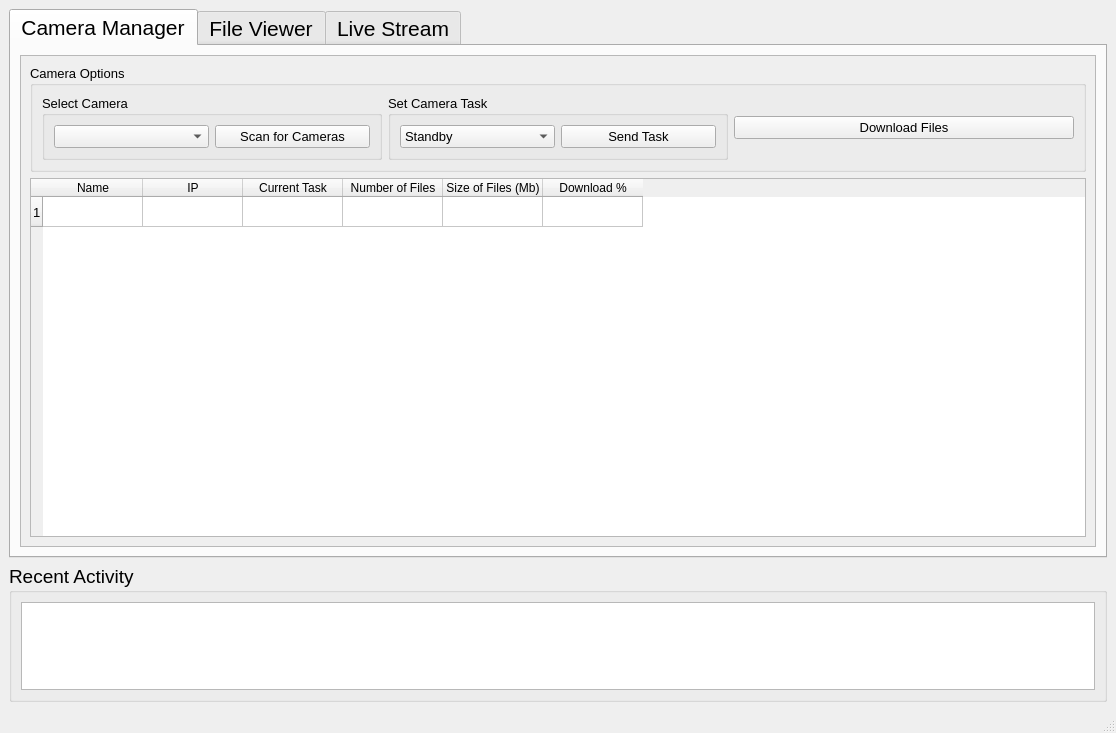
<?xml version="1.0" encoding="UTF-8"?>
<ui version="4.0">
 <class>MainWindow</class>
 <widget class="QMainWindow" name="MainWindow">
  <property name="geometry">
   <rect>
    <x>0</x>
    <y>0</y>
    <width>1116</width>
    <height>733</height>
   </rect>
  </property>
  <property name="windowTitle">
   <string>MainWindow</string>
  </property>
  <widget class="QWidget" name="centralwidget">
   <layout class="QGridLayout" name="gridLayout_2">
    <item row="2" column="0">
     <widget class="QGroupBox" name="groupBox">
      <property name="sizePolicy">
       <sizepolicy hsizetype="Expanding" vsizetype="Expanding">
        <horstretch>0</horstretch>
        <verstretch>0</verstretch>
       </sizepolicy>
      </property>
      <property name="maximumSize">
       <size>
        <width>16777215</width>
        <height>200</height>
       </size>
      </property>
      <property name="font">
       <font>
        <pointsize>14</pointsize>
       </font>
      </property>
      <property name="title">
       <string>Recent Activity</string>
      </property>
      <layout class="QVBoxLayout" name="verticalLayout_3">
       <item>
        <widget class="QTextEdit" name="terminal"/>
       </item>
      </layout>
     </widget>
    </item>
    <item row="1" column="0">
     <widget class="QTabWidget" name="tabWidget">
      <property name="sizePolicy">
       <sizepolicy hsizetype="Expanding" vsizetype="Expanding">
        <horstretch>0</horstretch>
        <verstretch>0</verstretch>
       </sizepolicy>
      </property>
      <property name="font">
       <font>
        <pointsize>16</pointsize>
       </font>
      </property>
      <property name="autoFillBackground">
       <bool>false</bool>
      </property>
      <property name="tabPosition">
       <enum>QTabWidget::North</enum>
      </property>
      <property name="currentIndex">
       <number>0</number>
      </property>
      <property name="iconSize">
       <size>
        <width>25</width>
        <height>25</height>
       </size>
      </property>
      <widget class="QWidget" name="tab_Manager">
       <property name="sizePolicy">
        <sizepolicy hsizetype="Expanding" vsizetype="Expanding">
         <horstretch>0</horstretch>
         <verstretch>0</verstretch>
        </sizepolicy>
       </property>
       <attribute name="title">
        <string>Camera Manager</string>
       </attribute>
       <layout class="QHBoxLayout" name="horizontalLayout_6">
        <item>
         <widget class="QScrollArea" name="camera_tasks_scroll">
          <property name="font">
           <font>
            <pointsize>10</pointsize>
           </font>
          </property>
          <property name="widgetResizable">
           <bool>true</bool>
          </property>
          <widget class="QWidget" name="scrollAreaWidgetContents">
           <property name="geometry">
            <rect>
             <x>0</x>
             <y>0</y>
             <width>1072</width>
             <height>496</height>
            </rect>
           </property>
           <layout class="QVBoxLayout" name="verticalLayout_4">
            <item>
             <layout class="QVBoxLayout" name="vertical_camera_box">
              <item>
               <widget class="QGroupBox" name="groupBox_3">
                <property name="sizePolicy">
                 <sizepolicy hsizetype="Preferred" vsizetype="Minimum">
                  <horstretch>0</horstretch>
                  <verstretch>0</verstretch>
                 </sizepolicy>
                </property>
                <property name="title">
                 <string>Camera Options</string>
                </property>
                <layout class="QHBoxLayout" name="horizontalLayout_7">
                 <item>
                  <widget class="QGroupBox" name="groupBox_4">
                   <property name="title">
                    <string>Select Camera</string>
                   </property>
                   <layout class="QHBoxLayout" name="horizontalLayout_8">
                    <item>
                     <widget class="QComboBox" name="combo_select_camera"/>
                    </item>
                    <item>
                     <widget class="QPushButton" name="pushButton_scan">
                      <property name="text">
                       <string>Scan for Cameras</string>
                      </property>
                     </widget>
                    </item>
                   </layout>
                  </widget>
                 </item>
                 <item>
                  <widget class="QGroupBox" name="groupBox_5">
                   <property name="title">
                    <string>Set Camera Task</string>
                   </property>
                   <layout class="QHBoxLayout" name="horizontalLayout_9">
                    <item>
                     <widget class="QComboBox" name="combo_set_task">
                      <item>
                       <property name="text">
                        <string>Standby</string>
                       </property>
                      </item>
                      <item>
                       <property name="text">
                        <string>Night Watch</string>
                       </property>
                      </item>
                      <item>
                       <property name="text">
                        <string>Motion Detection</string>
                       </property>
                      </item>
                      <item>
                       <property name="text">
                        <string>Timelapse</string>
                       </property>
                      </item>
                      <item>
                       <property name="text">
                        <string>Add Wifi</string>
                       </property>
                      </item>
                     </widget>
                    </item>
                    <item>
                     <widget class="QPushButton" name="button_send_task">
                      <property name="text">
                       <string>Send Task</string>
                      </property>
                     </widget>
                    </item>
                   </layout>
                  </widget>
                 </item>
                 <item>
                  <widget class="QPushButton" name="button_dowload_files">
                   <property name="text">
                    <string>Download Files</string>
                   </property>
                  </widget>
                 </item>
                </layout>
               </widget>
              </item>
             </layout>
            </item>
            <item>
             <widget class="QTableWidget" name="table_cam">
              <row>
               <property name="text">
                <string>1</string>
               </property>
              </row>
              <column>
               <property name="text">
                <string>Name</string>
               </property>
              </column>
              <column>
               <property name="text">
                <string>IP</string>
               </property>
              </column>
              <column>
               <property name="text">
                <string>Current Task</string>
               </property>
              </column>
              <column>
               <property name="text">
                <string>Number of Files</string>
               </property>
              </column>
              <column>
               <property name="text">
                <string>Size of Files (Mb)</string>
               </property>
              </column>
              <column>
               <property name="text">
                <string>Download %</string>
               </property>
              </column>
             </widget>
            </item>
           </layout>
          </widget>
         </widget>
        </item>
       </layout>
      </widget>
      <widget class="QWidget" name="tab_file">
       <attribute name="title">
        <string>File Viewer</string>
       </attribute>
       <layout class="QGridLayout" name="gridLayout">
        <item row="0" column="0">
         <widget class="QTreeView" name="file_viewer">
          <property name="sizePolicy">
           <sizepolicy hsizetype="Preferred" vsizetype="Maximum">
            <horstretch>0</horstretch>
            <verstretch>0</verstretch>
           </sizepolicy>
          </property>
          <property name="maximumSize">
           <size>
            <width>500</width>
            <height>1677721</height>
           </size>
          </property>
         </widget>
        </item>
        <item row="0" column="1" colspan="2">
         <widget class="QGroupBox" name="VideoPlayer">
          <property name="title">
           <string>Video Player</string>
          </property>
          <layout class="QGridLayout" name="gridLayout_4">
           <item row="0" column="0">
            <layout class="QGridLayout" name="gridLayout_3">
             <item row="1" column="1">
              <widget class="QPushButton" name="button_play_pause">
               <property name="text">
                <string>Play</string>
               </property>
              </widget>
             </item>
             <item row="1" column="3">
              <widget class="QSlider" name="horizontalSlider">
               <property name="orientation">
                <enum>Qt::Horizontal</enum>
               </property>
              </widget>
             </item>
             <item row="0" column="0" colspan="4">
              <widget class="QTextEdit" name="main_video_frame"/>
             </item>
             <item row="1" column="2">
              <widget class="QPushButton" name="button_screenshot">
               <property name="text">
                <string>Screenshot</string>
               </property>
              </widget>
             </item>
            </layout>
           </item>
          </layout>
         </widget>
        </item>
       </layout>
      </widget>
      <widget class="QWidget" name="tab_live_stream">
       <attribute name="title">
        <string>Live Stream</string>
       </attribute>
       <layout class="QVBoxLayout" name="verticalLayout_2">
        <item>
         <layout class="QGridLayout" name="gridLayout_5">
          <item row="2" column="1">
           <widget class="QGroupBox" name="groupBox_2">
            <property name="font">
             <font>
              <pointsize>12</pointsize>
             </font>
            </property>
            <property name="title">
             <string>Settings</string>
            </property>
            <layout class="QVBoxLayout" name="verticalLayout">
             <item>
              <widget class="QLabel" name="label_2">
               <property name="sizePolicy">
                <sizepolicy hsizetype="Preferred" vsizetype="Minimum">
                 <horstretch>0</horstretch>
                 <verstretch>0</verstretch>
                </sizepolicy>
               </property>
               <property name="text">
                <string>Brightness:</string>
               </property>
              </widget>
             </item>
             <item>
              <widget class="QFrame" name="birghtness_slider">
               <property name="frameShape">
                <enum>QFrame::StyledPanel</enum>
               </property>
               <property name="frameShadow">
                <enum>QFrame::Raised</enum>
               </property>
               <layout class="QHBoxLayout" name="horizontalLayout">
                <item>
                 <widget class="QLabel" name="label_4">
                  <property name="sizePolicy">
                   <sizepolicy hsizetype="Expanding" vsizetype="Preferred">
                    <horstretch>0</horstretch>
                    <verstretch>0</verstretch>
                   </sizepolicy>
                  </property>
                  <property name="maximumSize">
                   <size>
                    <width>70</width>
                    <height>16777215</height>
                   </size>
                  </property>
                  <property name="text">
                   <string>Min</string>
                  </property>
                 </widget>
                </item>
                <item>
                 <widget class="QSlider" name="slider_exposure">
                  <property name="orientation">
                   <enum>Qt::Horizontal</enum>
                  </property>
                 </widget>
                </item>
                <item>
                 <widget class="QLabel" name="label_5">
                  <property name="sizePolicy">
                   <sizepolicy hsizetype="Expanding" vsizetype="Preferred">
                    <horstretch>0</horstretch>
                    <verstretch>0</verstretch>
                   </sizepolicy>
                  </property>
                  <property name="maximumSize">
                   <size>
                    <width>60</width>
                    <height>16777215</height>
                   </size>
                  </property>
                  <property name="text">
                   <string>Max</string>
                  </property>
                 </widget>
                </item>
               </layout>
              </widget>
             </item>
             <item>
              <widget class="QFrame" name="Zoom">
               <property name="sizePolicy">
                <sizepolicy hsizetype="Preferred" vsizetype="Minimum">
                 <horstretch>0</horstretch>
                 <verstretch>0</verstretch>
                </sizepolicy>
               </property>
               <property name="frameShape">
                <enum>QFrame::StyledPanel</enum>
               </property>
               <property name="frameShadow">
                <enum>QFrame::Raised</enum>
               </property>
               <layout class="QHBoxLayout" name="horizontalLayout_2">
                <item>
                 <widget class="QLabel" name="zoom_label">
                  <property name="text">
                   <string>Zoom:</string>
                  </property>
                 </widget>
                </item>
               </layout>
              </widget>
             </item>
             <item>
              <widget class="QFrame" name="frame_2">
               <property name="frameShape">
                <enum>QFrame::StyledPanel</enum>
               </property>
               <property name="frameShadow">
                <enum>QFrame::Raised</enum>
               </property>
               <layout class="QHBoxLayout" name="horizontalLayout_4">
                <item>
                 <widget class="QLabel" name="label_9">
                  <property name="sizePolicy">
                   <sizepolicy hsizetype="Expanding" vsizetype="Preferred">
                    <horstretch>0</horstretch>
                    <verstretch>0</verstretch>
                   </sizepolicy>
                  </property>
                  <property name="maximumSize">
                   <size>
                    <width>70</width>
                    <height>16777215</height>
                   </size>
                  </property>
                  <property name="text">
                   <string>0%</string>
                  </property>
                 </widget>
                </item>
                <item>
                 <widget class="QSlider" name="slider_zoom">
                  <property name="orientation">
                   <enum>Qt::Horizontal</enum>
                  </property>
                 </widget>
                </item>
                <item>
                 <widget class="QLabel" name="label_10">
                  <property name="sizePolicy">
                   <sizepolicy hsizetype="Expanding" vsizetype="Preferred">
                    <horstretch>0</horstretch>
                    <verstretch>0</verstretch>
                   </sizepolicy>
                  </property>
                  <property name="maximumSize">
                   <size>
                    <width>60</width>
                    <height>16777215</height>
                   </size>
                  </property>
                  <property name="text">
                   <string>100%</string>
                  </property>
                 </widget>
                </item>
               </layout>
              </widget>
             </item>
             <item>
              <widget class="QLabel" name="label_3">
               <property name="text">
                <string>Horizontal Slider:</string>
               </property>
              </widget>
             </item>
             <item>
              <widget class="QFrame" name="frame">
               <property name="frameShape">
                <enum>QFrame::StyledPanel</enum>
               </property>
               <property name="frameShadow">
                <enum>QFrame::Raised</enum>
               </property>
               <layout class="QHBoxLayout" name="horizontalLayout_3">
                <item>
                 <widget class="QLabel" name="label_6">
                  <property name="sizePolicy">
                   <sizepolicy hsizetype="Expanding" vsizetype="Preferred">
                    <horstretch>0</horstretch>
                    <verstretch>0</verstretch>
                   </sizepolicy>
                  </property>
                  <property name="maximumSize">
                   <size>
                    <width>70</width>
                    <height>16777215</height>
                   </size>
                  </property>
                  <property name="text">
                   <string>Left</string>
                  </property>
                 </widget>
                </item>
                <item>
                 <widget class="QSlider" name="slider_leftright">
                  <property name="sizePolicy">
                   <sizepolicy hsizetype="Expanding" vsizetype="Fixed">
                    <horstretch>0</horstretch>
                    <verstretch>0</verstretch>
                   </sizepolicy>
                  </property>
                  <property name="orientation">
                   <enum>Qt::Horizontal</enum>
                  </property>
                 </widget>
                </item>
                <item>
                 <widget class="QLabel" name="label_7">
                  <property name="sizePolicy">
                   <sizepolicy hsizetype="Expanding" vsizetype="Minimum">
                    <horstretch>0</horstretch>
                    <verstretch>0</verstretch>
                   </sizepolicy>
                  </property>
                  <property name="maximumSize">
                   <size>
                    <width>60</width>
                    <height>16777215</height>
                   </size>
                  </property>
                  <property name="text">
                   <string>Right</string>
                  </property>
                 </widget>
                </item>
               </layout>
              </widget>
             </item>
             <item>
              <widget class="QLabel" name="label_8">
               <property name="text">
                <string>Vertical Slider:</string>
               </property>
              </widget>
             </item>
             <item>
              <widget class="QFrame" name="frame_3">
               <property name="frameShape">
                <enum>QFrame::StyledPanel</enum>
               </property>
               <property name="frameShadow">
                <enum>QFrame::Raised</enum>
               </property>
               <layout class="QHBoxLayout" name="horizontalLayout_5">
                <item>
                 <widget class="QLabel" name="label_11">
                  <property name="sizePolicy">
                   <sizepolicy hsizetype="Expanding" vsizetype="Preferred">
                    <horstretch>0</horstretch>
                    <verstretch>0</verstretch>
                   </sizepolicy>
                  </property>
                  <property name="maximumSize">
                   <size>
                    <width>70</width>
                    <height>16777215</height>
                   </size>
                  </property>
                  <property name="text">
                   <string>Bottom</string>
                  </property>
                 </widget>
                </item>
                <item>
                 <widget class="QSlider" name="slider_updown">
                  <property name="orientation">
                   <enum>Qt::Horizontal</enum>
                  </property>
                 </widget>
                </item>
                <item>
                 <widget class="QLabel" name="label_12">
                  <property name="sizePolicy">
                   <sizepolicy hsizetype="Expanding" vsizetype="Preferred">
                    <horstretch>0</horstretch>
                    <verstretch>0</verstretch>
                   </sizepolicy>
                  </property>
                  <property name="maximumSize">
                   <size>
                    <width>60</width>
                    <height>16777215</height>
                   </size>
                  </property>
                  <property name="text">
                   <string>Top</string>
                  </property>
                 </widget>
                </item>
               </layout>
              </widget>
             </item>
             <item>
              <widget class="QPushButton" name="button_apply_settings">
               <property name="text">
                <string>Apply</string>
               </property>
              </widget>
             </item>
             <item>
              <widget class="QPushButton" name="button_auto_settings">
               <property name="text">
                <string>Auto</string>
               </property>
              </widget>
             </item>
             <item>
              <widget class="QPushButton" name="button_get_high_res">
               <property name="text">
                <string>Get High Resolution Image</string>
               </property>
              </widget>
             </item>
             <item>
              <spacer name="verticalSpacer">
               <property name="orientation">
                <enum>Qt::Vertical</enum>
               </property>
               <property name="sizeHint" stdset="0">
                <size>
                 <width>20</width>
                 <height>40</height>
                </size>
               </property>
              </spacer>
             </item>
            </layout>
           </widget>
          </item>
          <item row="1" column="1">
           <widget class="QPushButton" name="button_live_stream">
            <property name="text">
             <string>Start Live Stream</string>
            </property>
           </widget>
          </item>
          <item row="0" column="0" rowspan="4">
           <widget class="QLabel" name="live_image">
            <property name="sizePolicy">
             <sizepolicy hsizetype="Expanding" vsizetype="Expanding">
              <horstretch>0</horstretch>
              <verstretch>0</verstretch>
             </sizepolicy>
            </property>
            <property name="autoFillBackground">
             <bool>true</bool>
            </property>
            <property name="text">
             <string/>
            </property>
           </widget>
          </item>
         </layout>
        </item>
       </layout>
      </widget>
     </widget>
    </item>
   </layout>
  </widget>
  <widget class="QMenuBar" name="menubar">
   <property name="geometry">
    <rect>
     <x>0</x>
     <y>0</y>
     <width>1116</width>
     <height>21</height>
    </rect>
   </property>
  </widget>
  <widget class="QStatusBar" name="statusbar"/>
 </widget>
 <resources/>
 <connections/>
</ui>
